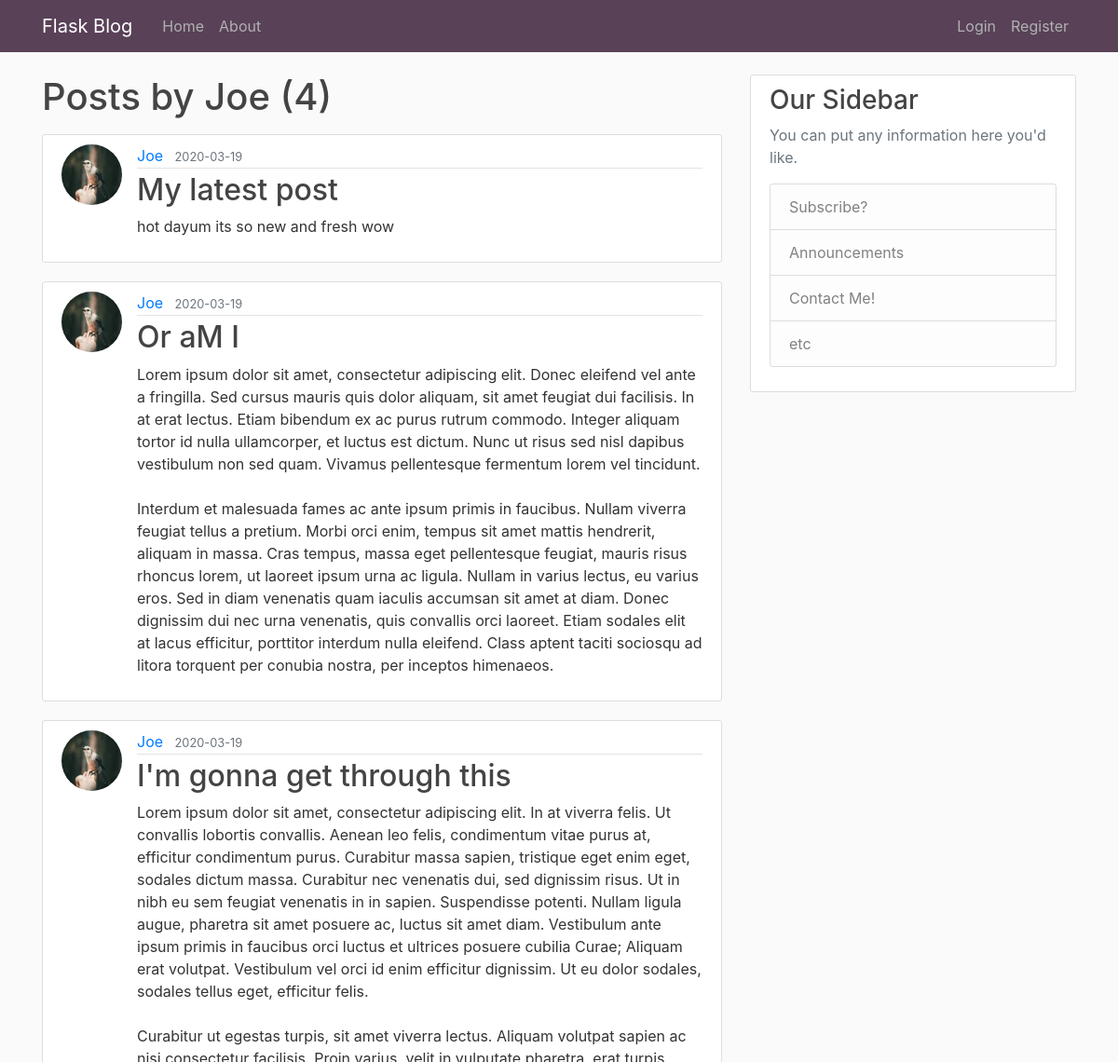
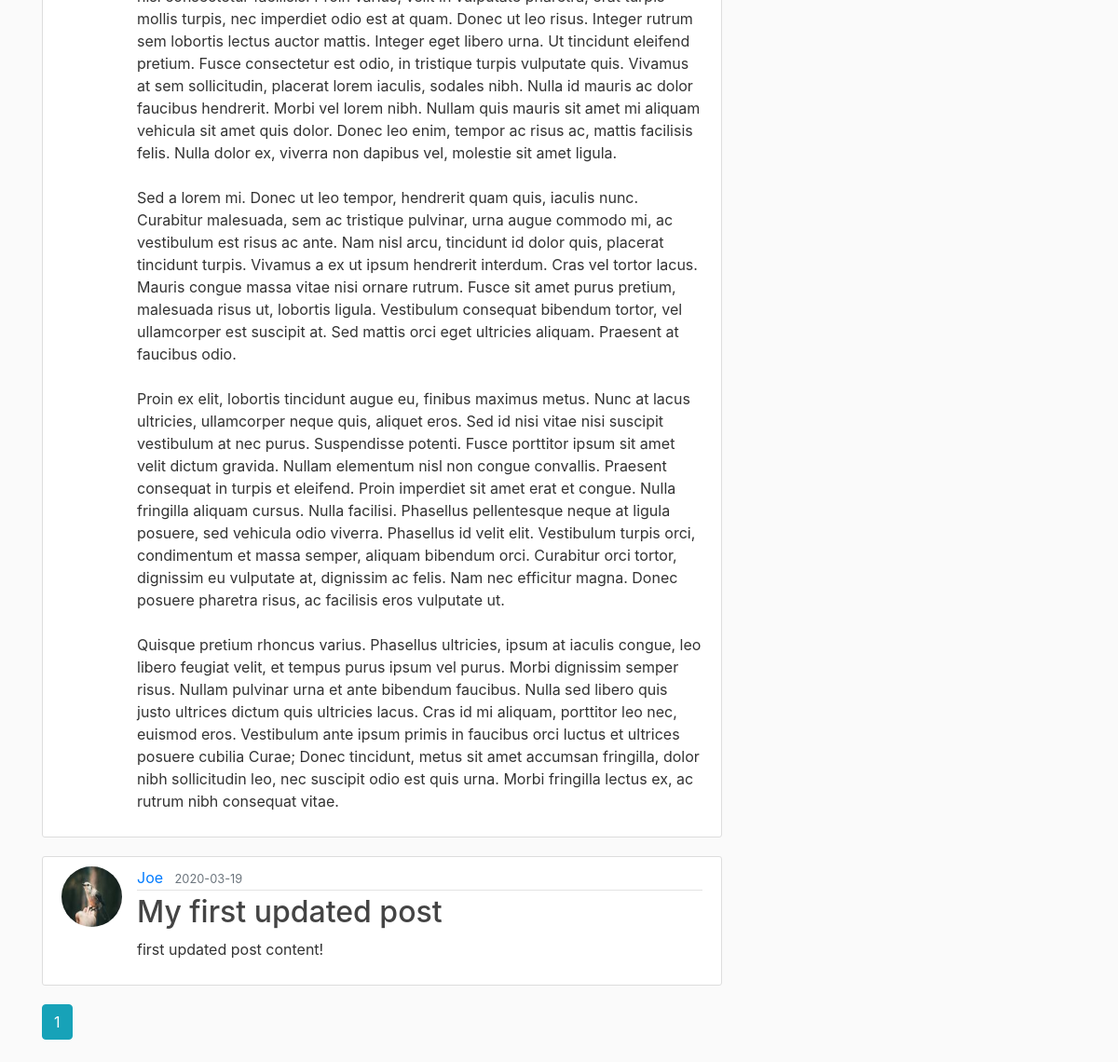
/user/Joe, run on the app's committed database (2 pictures, top to bottom).
### flaskblog/models.py (models this page shows, shortened)
class User(db.Model, UserMixin):
    id = db.Column(db.Integer, primary_key=True)
    username = db.Column(db.String(20), unique=True, nullable=False)
    email = db.Column(db.String(120), unique=True, nullable=False)
    image_file = db.Column(db.String(20), nullable=False,
                           default='default.jpg')
    password = db.Column(db.String(60), nullable=False)
    posts = db.relationship('Post', backref='author', lazy=True)

class Post(db.Model):
    id = db.Column(db.Integer, primary_key=True)
    title = db.Column(db.String(100), nullable=False)
    date_posted = db.Column(db.DateTime, nullable=False,
                            default=datetime.utcnow)
    content = db.Column(db.Text, nullable=False)
    user_id = db.Column(db.Integer, db.ForeignKey('user.id'), nullable=False)

### flaskblog/routes.py (the view)
@app.route('/user/<string:username>')
def user_posts(username):
    page = request.args.get('page', 1, type=int)
    user = User.query.filter_by(username=username).first_or_404()
    posts = Post.query.filter_by(author=user)\
        .order_by(Post.date_posted.desc())\
        .paginate(page=page, per_page=5)
    return render_template('user_posts.html', posts=posts, user=user)

### flaskblog/templates/user_posts.html (shortened to what this page needs)
{% extends 'layout.html' %} {% block content %}
<h1 class="mb-3">Posts by {{ user.username}} ({{ posts.total }})</h1>
{% for post in posts.items %}
<article class="media content-section">
  <img
    class="rounded-circle article-img"
    src="{{ url_for('static', filename='profile_pics/' + post.author.image_file) }} "
  />
  <div class="media-body">
    <div class="article-metadata">
      <a
        class="mr-2"
        href="{{ url_for('user_posts', username=post.author.username) }} "
        >{{ post.author.username }}</a
      >
      <small class="text-muted"
        >{{ post.date_posted.strftime('%Y-%m-%d') }}</small
      >
    </div>
    <h2>
      <a class="article-title" href="{{url_for('post', post_id=post.id) }} "
        >{{ post.title }}</a
      >
    </h2>
    <p class="article-content">{{ post.content }}</p>
  </div>
</article>
{% endfor %} {% for page_num in posts.iter_pages(left_edge=1, right_edge=1,
left_current=1, right_current=2) %} {% if page_num %} {% if posts.page ==
page_num %}
<a
  class="btn btn-info mb-4"
  href="{{ url_for('user_posts',username=user.username, page=page_num) }} "
>
  {{page_num}}
</a>
{% endif %} {% else %} ... {% endif %} {% endfor %} {% endblock content %}

### flaskblog/templates/layout.html (shortened to what this page needs)
<!DOCTYPE html>
<html lang="en">
  <head>
    <link
      rel="stylesheet"
      href="https://maxcdn.bootstrapcdn.com/bootstrap/4.0.0/css/bootstrap.min.css"
    />
    <link href="https://cdn.jsdelivr.net/npm/summernote@0.8.16/dist/summernote.min.css" rel="stylesheet">
    <link
      rel="stylesheet"
      type="text/css"
      href="{{ url_for('static', filename='main.css') }} " />
  </head>
  <body>
    <header class="site-header">
      <nav class="navbar navbar-expand-md navbar-dark bg-steel fixed-top">
        <div class="container">
          <a class="navbar-brand mr-4" href="/">Flask Blog</a>
          <div class="collapse navbar-collapse" id="navbarToggle">
            <div class="navbar-nav mr-auto">
              <a class="nav-item nav-link" href="{{ url_for('home')}}">Home</a>
              <a class="nav-item nav-link" href="{{ url_for('about')}}">About</a>
            </div>
            <div class="navbar-nav">
              {% if current_user.is_authenticated %}
              <a class="nav-item nav-link" href="{{ url_for('new_post')}}">New Post</a>
              <a class="nav-item nav-link" href="{{ url_for('account')}}">Account</a>
              <a class="nav-item nav-link" href="{{ url_for('logout')}}">Logout</a>
              {% else %}
              <a class="nav-item nav-link" href="{{ url_for('login')}}">Login</a>
              <a class="nav-item nav-link" href="{{ url_for('register')}}">Register</a>
              {% endif %}
            </div>
          </div>
        </div>
      </nav>
    </header>
    <main role="main" class="container">
      <div class="row">
        <div class="col-md-8">
          {% block content %}{% endblock %}
        </div>
        <div class="col-md-4">
          <div class="content-section">
            <h3>Our Sidebar</h3>
            <p class='text-muted'>You can put any information here you'd like.
              <ul class="list-group">
                <li class="list-group-item list-group-item-light">Subscribe?</li>
                <li class="list-group-item list-group-item-light">Announcements</li>
                <li class="list-group-item list-group-item-light">Contact Me!</li>
                <li class="list-group-item list-group-item-light">etc</li>
              </ul>
            </p>
          </div>
        </div>
      </div>
    </main>
  </body>
</html>

### flaskblog/static/main.css (style rules this page uses)
body { background: #fafafa; color: #333333; margin-top: 5rem; }
h1, h2, h3, h4, h5, h6 { color: #444444; }
.bg-steel { background-color: #594157; }
.site-header .navbar-nav .nav-link { color: #b0b2b1; }
.content-section { background: #ffffff; padding: 10px 20px; border: 1px solid #dddddd; border-radius: 3px; margin-bottom: 20px; }
.article-title { color: #444444; }
.article-content { white-space: pre-line; }
.article-img { height: 65px; width: 65px; margin-right: 16px; }
.article-metadata { padding-bottom: 1px; margin-bottom: 4px; border-bottom: 1px solid #e3e3e3; }

### data on the page
User: username "Joe"
Post: image_file (picture), author.username "Joe", date_posted "2020-03-19", title "My latest post", content "hot dayum its so new and fresh wow"
Post: image_file (picture), author.username "Joe", date_posted "2020-03-19", title "Or aM I", content "Lorem ipsum dolor sit amet, consectetur adipiscing elit. Donec eleifend vel ante a fringilla. Sed cursus mauris quis dolor aliquam, sit amet feugiat dui facilisis. In at erat lectus. Etiam bibendum ex ac purus rutrum commodo. Integer aliquam tortor id nulla ullamcorper, et luctus est dictum. Nunc ut risus sed nisl dapibus vestibulum non sed quam. Vivamus pellentesque fermentum lorem vel tincidunt. Interdum et malesuada fames ac ante ipsum primis in faucibus. Nullam viverra feugiat tellus a pretium. Morbi orci enim, tempus sit amet mattis hendrerit, aliquam in massa. Cras tempus, massa eget pellentesque feugiat, mauris risus rhoncus lorem, ut laoreet ipsum urna ac ligula. Nullam in varius…"
Post: image_file (picture), author.username "Joe", date_posted "2020-03-19", title "I'm gonna get through this", content "Lorem ipsum dolor sit amet, consectetur adipiscing elit. In at viverra felis. Ut convallis lobortis convallis. Aenean leo felis, condimentum vitae purus at, efficitur condimentum purus. Curabitur massa sapien, tristique eget enim eget, sodales dictum massa. Curabitur nec venenatis dui, sed dignissim risus. Ut in nibh eu sem feugiat venenatis in in sapien. Suspendisse potenti. Nullam ligula augue, pharetra sit amet posuere ac, luctus sit amet diam. Vestibulum ante ipsum primis in faucibus orci luctus et ultrices posuere cubilia Curae; Aliquam erat volutpat. Vestibulum vel orci id enim efficitur dignissim. Ut eu dolor sodales, sodales tellus eget, efficitur felis. Curabitur ut egestas turpis,…"
Post: image_file (picture), author.username "Joe", date_posted "2020-03-19", title "My first updated post", content "first updated post content!"

### other printed values
{{ posts.total }} "4"
{{ page_num }} "1"
